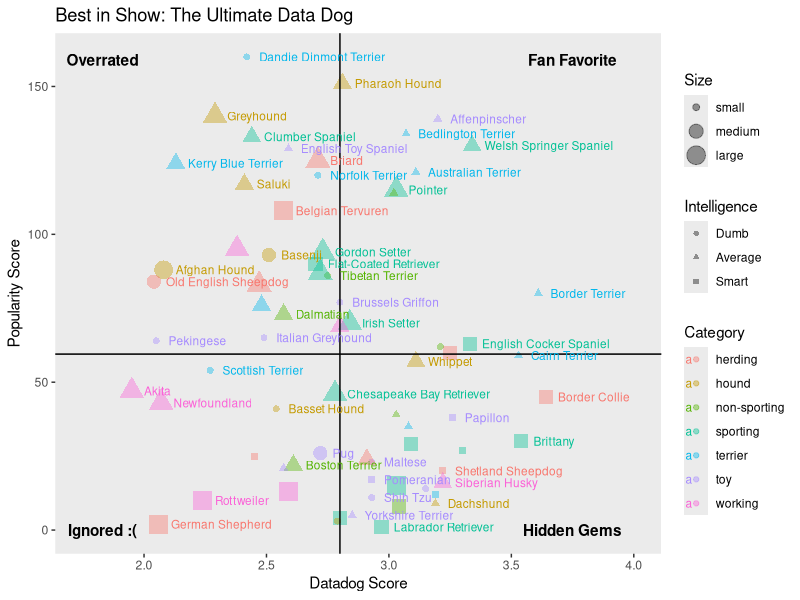

R code for this plot:
## ---- chunk 1
library(readxl)
library(ggplot2)
library(dplyr)
## ---- chunk 2
dat1 <- readxl::read_xlsx('KIB_Best _in_Show.xlsx', sheet = 'Best in show')

dat_full <- readxl::read_xlsx('KIB_Best _in_Show.xlsx', sheet = 'Best in show full sheet')
## ---- chunk 3
dat1 <- dat1[7:length(dat1),]
full <- dat_full[4:length(dat_full),]
## ---- chunk 4
#drop columns with unusefull data
drops1 <- c("...2","...4","...10","...25","...31","...37","...38","...39","...40","...47","...48","...49","...62","...72", "...73","...74","...75","87","..9","80", "...14", "9","...16","...18", "...20","...22","3...23","...24","...27","...28","...29","...30","...34","...36", "...44", "...45","...46","...51","...52", "...54","...55","...57", "...58","...60","...63","...64","...65","...66","...67","...68","...69","...70","...71")
full <- full[ , !(names(full) %in% drops1)]

#rename column names 
full <- full %>% 
  rename(Species = 'Best in show?', Category = 'largest value', Datadog_score = "...5", Popularity_rank1 = "160", lifetime_cost1 = "26686.0",longevity_years1 = "16.5", mean_dollars1 = "2680", food_dollars1 = "1348.657931", Ultimate_top_dog_score = "...26", size1 = "...32", weight = "...33",shoulder ="...35", intelligence = "...41", repititions_to = "...42", lifetime_cost = "21171.07253", budget = "...53", food_per_day = "...56",food_per_week_dollars1 = "...59", lifetime_food_costs1 = "...61", grooms_per_day = "3...21" )

## ---- chunk 5
#drop columns with unusefull data.
drops <- c("...2","...3","...4","...6","...8","...13","...16","...20","...22","...42","...45","...51","...53","...54","...55", "...52", "...11", "...15","...18","...19", "...34","...35", "...41", "...48", "...50")
dat1 <- dat1[ , !(names(dat1) %in% drops)]
# rename columns. 
dat1 <- dat1 %>% 
  rename(
  Category = ...5, Popularity = ...7, Intelligence_1 = ...9, Intelligence_q = ...10, Obey_first = ...12, Life_expectancy = ...14, diseases = ...17, cuteness = ...21, total_cost = ...23, average = ...24, price = ...25, lowest = ...26, highest = ...27, food_per_day = ...28, min_food_price = ...29, max_food_price = ...30, food_convert = ...31, food_per_week = ...32, total_per = ...33, toys = ...36, pet_sitter = ...37, grooming = ...38, vets_fee = ...39, kennel = ...40, grooming_time = ...43, okay_for_children = ...44, dog_size = ...46, weight = ...47, shoulder = ...49
    )
## ---- chunk 6
graph <- select(full, Species, Category, Datadog_score, size1, Popularity_rank1, intelligence )
graph$Datadog_score <- as.numeric(graph$Datadog_score)
graph$Popularity_rank1 <- as.numeric(graph$Popularity_rank1)
## ---- chunk 7
graph$intelligence[graph$intelligence == "Above average"] <- "Average"
graph$intelligence[graph$intelligence == "Brightest"] <- "Smart"
graph$intelligence[graph$intelligence == "Excellent"] <- "Smart"


graph$intelligence[graph$intelligence == "Fair"] <- "Dumb"
graph$intelligence[graph$intelligence == "Average"] <- "Average"
graph$intelligence[graph$intelligence == "Lowest"] <- "Dumb"

#Set as factor.
graph$intelligence <- factor(graph$intelligence, levels = c("Dumb", "Average", "Smart"))
graph$size1 <- factor(graph$size1, levels = c("small", "medium", "large"))

## ---- chunk 8
g <- graph %>%
  ggplot(aes(x = Datadog_score, y = Popularity_rank1, shape = intelligence, color = Category ,label = Species, size = size1)) + geom_point(na.rm = TRUE, alpha = 0.4)+ labs(x = "Datadog Score", y = "Popularity Score", shape = "Intelligence", size = "Size", title = "Best in Show: The Ultimate Data Dog")

# have x and y line that creates boundaries at the mean values. This is so we can distinguish between above average and below.  
g <- g + geom_hline(yintercept=median(graph$Popularity_rank1), color = "black")+ geom_vline(xintercept=median(graph$Datadog_score), color = "black")+ theme(panel.grid.major = element_blank(), panel.grid.minor = element_blank())

# make the text ledgible and not to clustered.
g <- g + xlim(2.25, 4.0)+ geom_text(check_overlap = TRUE, size = 3, hjust = 0, nudge_x = 0.05, na.rm = TRUE)+ xlim(1.75, 4.0)+ ylim(0, 160)
g <- g + annotate(geom="text", x=3.75, y=159, label="Fan Favorite", color="black", fontface =2)+annotate(geom="text", x=1.83, y=0, label="Ignored :(", color="black", fontface =2)+annotate(geom="text", x=1.83, y=159, label="Overrated", color="black", fontface =2)+annotate(geom="text", x=3.75, y=0, label="Hidden Gems", color="black", fontface =2)
g
